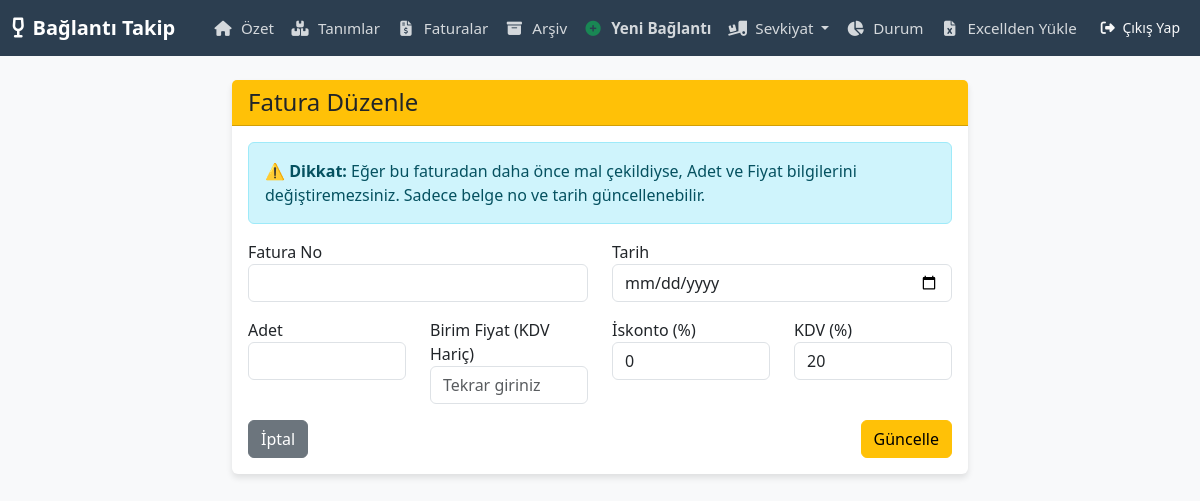
/fatura-duzenle/21 (signed in), run on an earlier commit of the app's database.
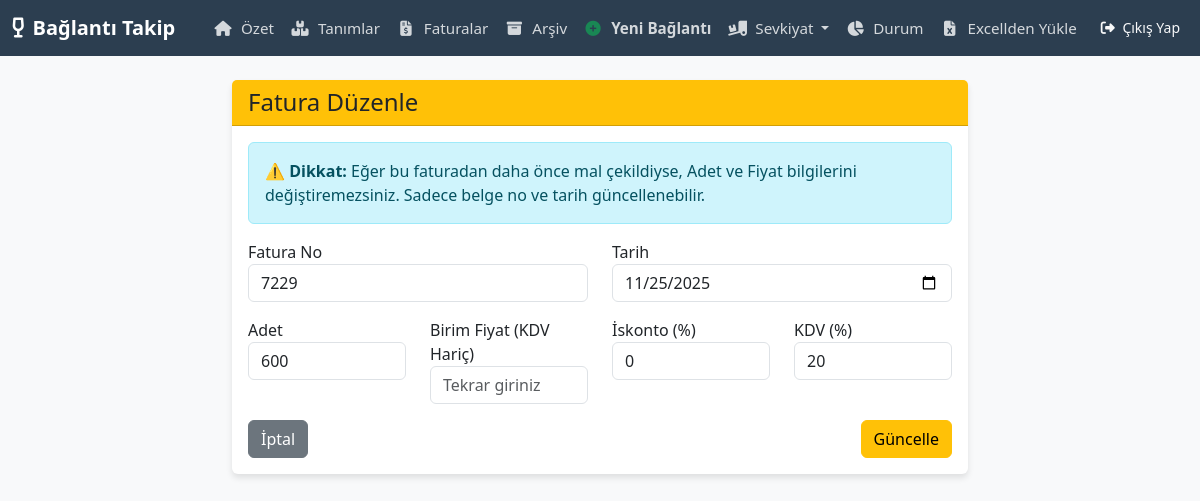
And on a later commit of the database.
### tables this page shows
CREATE TABLE faturalar 
                     (id INTEGER PRIMARY KEY AUTOINCREMENT, 
                      tedarikci_id INTEGER, urun_id INTEGER, 
                      fatura_no TEXT, tarih TEXT, 
                      toplam_adet INTEGER, kalan_adet INTEGER, 
                      net_maliyet REAL);

### app/routes.py (the view)
@main.route('/fatura-duzenle/<int:id>', methods=['GET', 'POST'])
@login_required
def fatura_duzenle(id):
    if request.method == 'POST':
        success, msg = DatabaseManager.update_fatura(id, request.form)
        flash(msg, 'success' if success else 'danger')
        return redirect(url_for('main.rapor') if success else url_for('main.fatura_duzenle', id=id))
    fatura = DatabaseManager.get_fatura(id)
    return render_template('fatura_duzenle.html', f=fatura)

### app/models.py (called while the page is built)
    @staticmethod
    def get_db_connection():
        conn = sqlite3.connect(current_app.config['DB_NAME'])
        conn.row_factory = sqlite3.Row
        return conn

    @staticmethod
    def get_user_by_id(user_id):
        conn = DatabaseManager.get_db_connection()
        user_data = conn.execute("SELECT * FROM kullanicilar WHERE id = ?", (user_id,)).fetchone()
        conn.close()
        if user_data: return User(user_data['id'], user_data['username'], user_data['password'])
        return None

    @staticmethod
    def get_fatura(fatura_id):
        conn = DatabaseManager.get_db_connection()
        fatura = conn.execute("SELECT * FROM faturalar WHERE id = ?", (fatura_id,)).fetchone()
        conn.close()
        return fatura

### app/templates/fatura_duzenle.html
{% extends "base.html" %}
{% block content %}
<div class="row justify-content-center">
    <div class="col-md-8">
        <div class="card">
            <div class="card-header bg-warning text-dark">
                <h4 class="mb-0">Fatura Düzenle</h4>
            </div>
            <div class="card-body">
                <div class="alert alert-info">
                    ⚠️ <b>Dikkat:</b> Eğer bu faturadan daha önce mal çekildiyse, Adet ve Fiyat bilgilerini değiştiremezsiniz. Sadece belge no ve tarih güncellenebilir.
                </div>
                <form method="POST">
                    <div class="row">
                        <div class="col-md-6 mb-3">
                            <label>Fatura No</label>
                            <input type="text" name="fatura_no" value="{{ f['fatura_no'] }}" class="form-control" required>
                        </div>
                        <div class="col-md-6 mb-3">
                            <label>Tarih</label>
                            <input type="date" name="tarih" value="{{ f['tarih'] }}" class="form-control" required>
                        </div>
                    </div>
                    <div class="row">
                        <div class="col-md-3 mb-3">
                            <label>Adet</label>
                            <input type="number" name="adet" value="{{ f['toplam_adet'] }}" class="form-control" required>
                        </div>
                        <div class="col-md-3 mb-3">
                            <label>Birim Fiyat (KDV Hariç)</label>
                            <input type="number" step="0.01" name="fiyat" class="form-control" required placeholder="Tekrar giriniz">
                        </div>
                        <div class="col-md-3 mb-3">
                            <label>İskonto (%)</label>
                            <input type="number" step="0.01" name="iskonto" class="form-control" value="0">
                        </div>
                        <div class="col-md-3 mb-3">
                            <label>KDV (%)</label>
                            <input type="number" step="0.01" name="kdv" class="form-control" value="20">
                        </div>
                    </div>
                    <div class="d-flex justify-content-between">
                        <a href="{{ url_for('main.rapor') }}" class="btn btn-secondary">İptal</a>
                        <button type="submit" class="btn btn-warning">Güncelle</button>
                    </div>
                </form>
            </div>
        </div>
    </div>
</div>
{% endblock %}

What changed in the data, as far as the page shows it:
added faturalar: fatura_no "7229", tarih "11/25/2025", adet "600"
